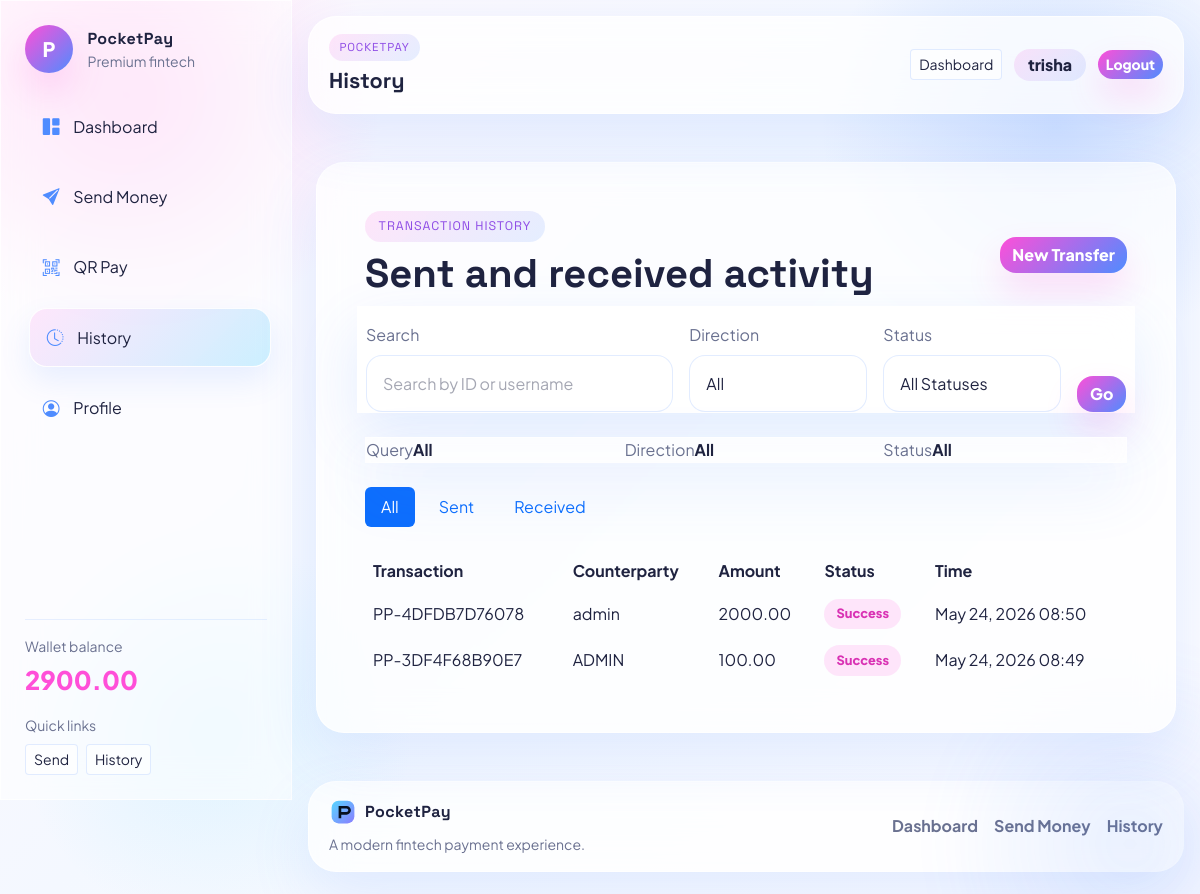
The app's page /history/ (signed in) with its own data.
### app/models.py (models this page shows, shortened)
class Wallet(models.Model):
	user = models.OneToOneField(settings.AUTH_USER_MODEL, on_delete=models.CASCADE, related_name='wallet')
	balance = models.DecimalField(max_digits=12, decimal_places=2, default=Decimal('5000.00'))
	created_at = models.DateTimeField(auto_now_add=True)

class Transaction(models.Model):
	class Status(models.TextChoices):
		SUCCESS = 'success', 'Success'
		FAILED = 'failed', 'Failed'
	sender = models.ForeignKey(
		settings.AUTH_USER_MODEL,
		on_delete=models.CASCADE,
		related_name='sent_transactions',
	)
	receiver = models.ForeignKey(
		settings.AUTH_USER_MODEL,
		on_delete=models.CASCADE,
		related_name='received_transactions',
	)
	amount = models.DecimalField(max_digits=12, decimal_places=2)
	transaction_id = models.CharField(max_length=32, unique=True, editable=False)
	status = models.CharField(max_length=20, choices=Status.choices, default=Status.SUCCESS)
	timestamp = models.DateTimeField(auto_now_add=True)

### app/views.py (the view)
# urls.py: path('history/', views.history_view, name='history'),
@login_required(login_url='login')
def history_view(request):
	search_form = TransactionSearchForm(request.GET or None)
	query = request.GET.get('query', '').strip()
	direction = request.GET.get('direction', 'all')
	status = request.GET.get('status', 'all')
	base_queryset = Transaction.objects.filter(Q(sender=request.user) | Q(receiver=request.user)).select_related('sender', 'receiver')
	if query:
		base_queryset = base_queryset.filter(
			Q(transaction_id__icontains=query)
			| Q(sender__username__icontains=query)
			| Q(receiver__username__icontains=query)
		)
	if status in ('success', 'failed'):
		base_queryset = base_queryset.filter(status=status)
	sent_transactions = base_queryset.filter(sender=request.user).order_by('-timestamp')
	received_transactions = base_queryset.filter(receiver=request.user).order_by('-timestamp')
	if direction == 'sent':
		all_transactions = sent_transactions
	elif direction == 'received':
		all_transactions = received_transactions
	else:
		all_transactions = base_queryset.order_by('-timestamp')
	return render(
		request,
		'history.html',
		{
			'search_form': search_form,
			'sent_transactions': sent_transactions,
			'received_transactions': received_transactions,
			'all_transactions': all_transactions,
			'current_query': query,
			'current_direction': direction,
			'current_status': status,
		},
	)

### app/forms.py
class TransactionSearchForm(forms.Form):
    query = forms.CharField(required=False, widget=forms.TextInput(attrs={'class': 'form-control', 'placeholder': 'Search by ID or username'}))
    direction = forms.ChoiceField(
        required=False,
        choices=(
            ('all', 'All'),
            ('sent', 'Sent'),
            ('received', 'Received'),
        ),
        widget=forms.Select(attrs={'class': 'form-select'}),
    )
    status = forms.ChoiceField(
        required=False,
        choices=(
            ('all', 'All Statuses'),
            ('success', 'Successful Payments'),
            ('failed', 'Failed Payments'),
        ),
        widget=forms.Select(attrs={'class': 'form-select'}),
    )

### app/context_processors.py (called while the page is built)
def wallet_context(request):
	if not request.user.is_authenticated:
		return {'wallet': None, 'wallet_balance': '0.00'}
	wallet = ensure_wallet(request.user)
	return {'wallet': wallet, 'wallet_balance': wallet.balance}

### app/services.py (called while the page is built)
def ensure_wallet(user):
	wallet, _ = Wallet.objects.get_or_create(user=user)
	return wallet

### templates/history.html (shortened to what this page needs)
{% extends 'base.html' %}
{% block content %}
<div class="glass-card p-4 p-lg-5">
    <div class="d-flex flex-column flex-lg-row justify-content-between align-items-lg-center gap-3 mb-4">
        <div>
            <span class="eyebrow">Transaction history</span>
            <h1 class="display-6 fw-bold mt-2 mb-0">Sent and received activity</h1>
        </div>
        <a href="{% url 'send_money' %}" class="btn btn-primary">New Transfer</a>
    </div>
    <form method="get" class="row g-3 mb-4 history-filter-panel">
        <div class="col-lg-5">
            <label class="form-label">Search</label>
            {{ search_form.query }}
        </div>
        <div class="col-lg-3">
            <label class="form-label">Direction</label>
            {{ search_form.direction }}
        </div>
        <div class="col-lg-3">
            <label class="form-label">Status</label>
            {{ search_form.status }}
        </div>
        <div class="col-lg-1 d-flex align-items-end">
            <button type="submit" class="btn btn-glow w-100">Go</button>
        </div>
    </form>
    <div class="history-summary mb-4">
        <div><span>Query</span><strong>{{ current_query|default:'All' }}</strong></div>
        <div><span>Direction</span><strong>{{ current_direction|title }}</strong></div>
        <div><span>Status</span><strong>{{ current_status|title }}</strong></div>
    </div>
    <ul class="nav nav-pills gap-2 mb-4" id="historyTabs" role="tablist">
        <li class="nav-item" role="presentation"><button class="nav-link active" data-bs-toggle="pill" data-bs-target="#all" type="button">All</button></li>
        <li class="nav-item" role="presentation"><button class="nav-link" data-bs-toggle="pill" data-bs-target="#sent" type="button">Sent</button></li>
        <li class="nav-item" role="presentation"><button class="nav-link" data-bs-toggle="pill" data-bs-target="#received" type="button">Received</button></li>
    </ul>
    <div class="tab-content">
        <div class="tab-pane fade show active" id="all">
            {% include 'partials/transaction_table.html' with transactions=all_transactions type='all' %}
        </div>
    </div>
</div>
{% endblock %}

### templates/base.html (shortened to what this page needs)
<!doctype html>
<html lang="en">
<head>
    <link href="https://cdn.jsdelivr.net/npm/bootstrap@5.3.3/dist/css/bootstrap.min.css" rel="stylesheet">
    <link rel="stylesheet" href="https://cdn.jsdelivr.net/npm/bootstrap-icons@1.11.3/font/bootstrap-icons.min.css">
    {% load static %}
    <link rel="stylesheet" href="{% static 'css/style.css' %}">
</head>
<body>
<div class="bg-noise"></div>
{% if user.is_authenticated %}
<div class="app-shell">
    <aside class="sidebar glass-panel">
        <div class="sidebar-brand">
            <div class="brand-mark">P</div>
            <div>
                <div class="brand-text">PocketPay</div>
                <div class="small text-muted-light">Premium fintech</div>
            </div>
        </div>
            <nav class="sidebar-nav">
            <a class="sidebar-link {% if request.resolver_match.url_name == 'dashboard' %}active{% endif %}" href="{% url 'dashboard' %}"><i class="bi bi-grid-1x2-fill"></i><span>Dashboard</span></a>
            <a class="sidebar-link {% if request.resolver_match.url_name == 'send_money' %}active{% endif %}" href="{% url 'send_money' %}"><i class="bi bi-send-fill"></i><span>Send Money</span></a>
            <a class="sidebar-link {% if request.resolver_match.url_name == 'qr_payment' %}active{% endif %}" href="{% url 'qr_payment' %}"><i class="bi bi-qr-code-scan"></i><span>QR Pay</span></a>
            <a class="sidebar-link {% if request.resolver_match.url_name == 'history' %}active{% endif %}" href="{% url 'history' %}"><i class="bi bi-clock-history"></i><span>History</span></a>
            <a class="sidebar-link {% if request.resolver_match.url_name == 'profile' %}active{% endif %}" href="{% url 'profile' %}"><i class="bi bi-person-circle"></i><span>Profile</span></a>
        </nav>
            <div class="sidebar-footer">
                <div class="small text-muted-light">Wallet balance</div>
                <div class="sidebar-balance">{{ wallet_balance|default:"0.00" }}</div>
                <div class="small text-muted-light mt-3">Quick links</div>
                <div class="d-flex flex-wrap gap-2 mt-2">
                    <a class="btn btn-sm btn-outline-light" href="{% url 'send_money' %}">Send</a>
                    <a class="btn btn-sm btn-outline-light" href="{% url 'history' %}">History</a>
                </div>
            </div>
    </aside>
    <div class="main-content">
        <header class="topbar glass-panel sticky-top">
            <div>
                <div class="eyebrow eyebrow-small">PocketPay</div>
                <div class="topbar-title">{{ request.resolver_match.url_name|default:'dashboard'|title }}</div>
            </div>
            <div class="topbar-actions">
                <a class="btn btn-sm btn-outline-light" href="{% url 'dashboard' %}">Dashboard</a>
                <span class="user-badge">{{ user.username }}</span>
                <a class="btn btn-sm btn-primary" href="{% url 'logout' %}">Logout</a>
            </div>
        </header>
{% endif %}
<main class="{% if user.is_authenticated %}content-shell container-fluid px-3 px-lg-4 py-4 py-lg-5{% else %}container py-4 py-lg-5 content-shell{% endif %}">
    {% block content %}{% endblock %}
</main>
<footer class="site-footer">
    <div class="footer-inner glass-panel">
        <div>
            <div class="brand-text d-flex align-items-center gap-2"><img src="{% static 'images/logo.svg' %}" class="footer-logo" alt="PocketPay logo"><span>PocketPay</span></div>
            <div class="small text-muted-light mt-2">A modern fintech payment experience.</div>
        </div>
        <div class="footer-links">
            {% if user.is_authenticated %}
                <a href="{% url 'dashboard' %}">Dashboard</a>
                <a href="{% url 'send_money' %}">Send Money</a>
                <a href="{% url 'history' %}">History</a>
            {% else %}
                <a href="{% url 'login' %}">Login</a>
                <a href="{% url 'register' %}">Register</a>
            {% endif %}
        </div>
    </div>
</footer>
{% if user.is_authenticated %}
    </div>
</div>
{% endif %}
</body>
</html>

### templates/partials/transaction_table.html
<div class="table-responsive">
    <table class="table table-borderless align-middle mb-0 glass-table">
        <thead>
            <tr>
                <th>Transaction</th>
                <th>Counterparty</th>
                <th>Amount</th>
                <th>Status</th>
                <th>Time</th>
            </tr>
        </thead>
        <tbody>
            {% for tx in transactions %}
                <tr>
                    <td>{{ tx.transaction_id }}</td>
                    <td>
                        {% if type == 'sent' %}
                            {{ tx.receiver.username }}
                        {% elif type == 'received' %}
                            {{ tx.sender.username }}
                        {% else %}
                            {% if tx.sender_id == user.id %}
                                {{ tx.receiver.username }}
                            {% else %}
                                {{ tx.sender.username }}
                            {% endif %}
                        {% endif %}
                    </td>
                    <td>{{ tx.amount }}</td>
                    <td><span class="status-pill status-{{ tx.status }}">{{ tx.get_status_display }}</span></td>
                    <td>{{ tx.timestamp|date:"M d, Y H:i" }}</td>
                </tr>
            {% empty %}
                <tr><td colspan="5" class="text-center text-muted-light py-4">No transactions to display.</td></tr>
            {% endfor %}
        </tbody>
    </table>
</div>

### records on screen
Wallet: balance "2900.00"
Transaction: transaction_id "PP-4DFDB7D76078", receiver.username "admin", amount "2000.00", status "Success", timestamp "May 24, 2026 08:50"
Transaction: transaction_id "PP-3DF4F68B90E7", receiver.username "ADMIN", amount "100.00", status "Success", timestamp "May 24, 2026 08:49"

### other values on screen
{{ request.resolver_match.url_name|default:'dashboard'|title }} "History"
{{ user.username }} "trisha"
{{ current_query|default:'All' }} "All"
{{ current_direction|title }} "All"
{{ current_status|title }} "All"
